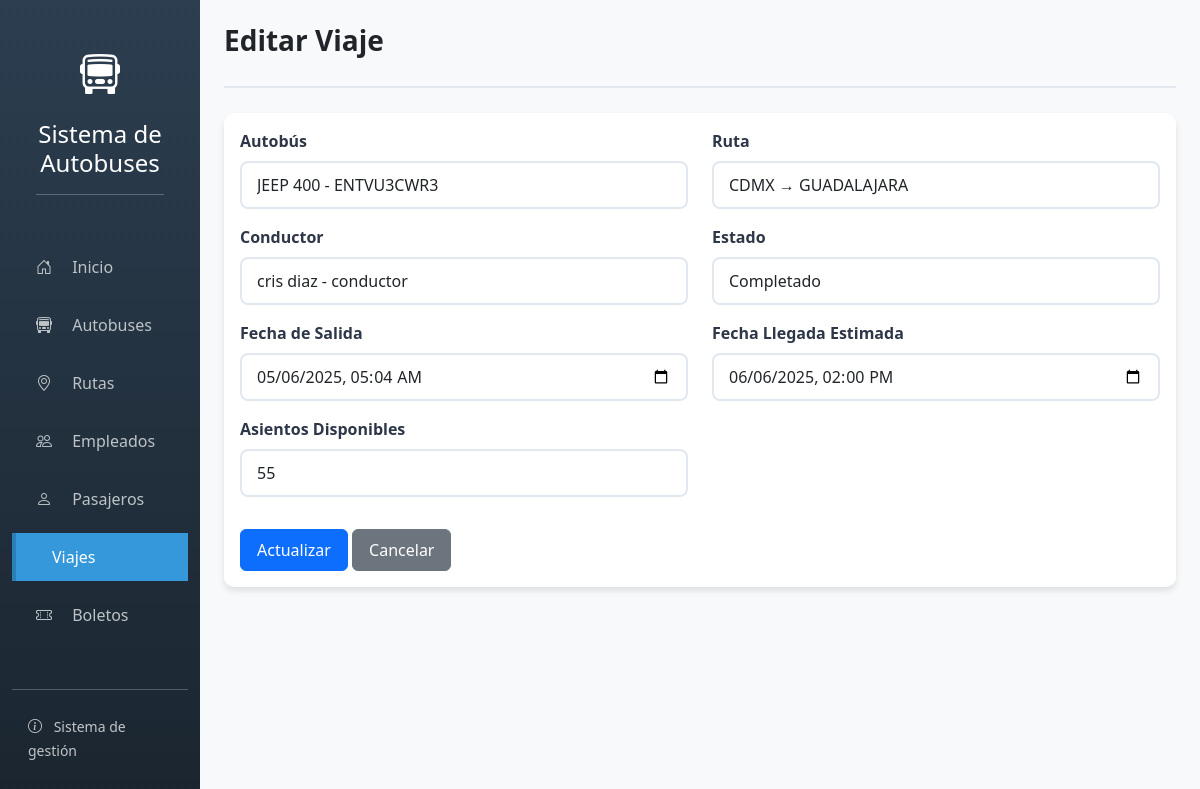
Screenshot of /viajes/editar/1/ with the database file from the repository.
### app_autobuses/models.py (models this page shows, shortened)
class Viaje(models.Model):
    ESTADOS = [
        ('programado', 'Programado'),
        ('en_curso', 'En Curso'),
        ('completado', 'Completado'),
        ('cancelado', 'Cancelado'),
    ]
    autobus = models.ForeignKey(Autobus, on_delete=models.CASCADE)
    ruta = models.ForeignKey(Ruta, on_delete=models.CASCADE)
    conductor = models.ForeignKey(Empleado, on_delete=models.CASCADE, limit_choices_to={'puesto': 'conductor'})
    fecha_salida = models.DateTimeField()
    fecha_llegada_estimada = models.DateTimeField()
    estado = models.CharField(max_length=20, choices=ESTADOS, default='programado')
    asientos_disponibles = models.IntegerField()
    class Meta:
        ordering = ['-fecha_salida']

### app_autobuses/views.py (the view)
# urls.py: path('viajes/editar/<int:id>/', views.viaje_editar, name='viaje_editar'),
def viaje_editar(request, id):
    viaje = get_object_or_404(Viaje, id=id)
    if request.method == 'POST':
        form = ViajeForm(request.POST, instance=viaje)
        if form.is_valid():
            form.save()
            messages.success(request, 'Viaje actualizado exitosamente.')
            return redirect('viaje_listar')
        else:
            messages.error(request, 'Error al actualizar el viaje.')
    else:
        form = ViajeForm(instance=viaje)
    return render(request, 'app_autobuses/viaje/editar.html', {'form': form, 'viaje': viaje})

### app_autobuses/forms.py
class ViajeForm(ModelForm):
    class Meta:
        model = Viaje
        fields = '__all__'
        widgets = {
            'autobus': forms.Select(attrs={'class': 'form-control'}),
            'ruta': forms.Select(attrs={'class': 'form-control'}),
            'conductor': forms.Select(attrs={'class': 'form-control'}),
            'fecha_salida': forms.DateTimeInput(attrs={'class': 'form-control', 'type': 'datetime-local'}),
            'fecha_llegada_estimada': forms.DateTimeInput(attrs={'class': 'form-control', 'type': 'datetime-local'}),
            'estado': forms.Select(attrs={'class': 'form-control'}),
            'asientos_disponibles': forms.NumberInput(attrs={'class': 'form-control'}),
        }
    def __init__(self, *args, **kwargs):
        super().__init__(*args, **kwargs)
        self.fields['autobus'].queryset = Autobus.objects.all()
        self.fields['ruta'].queryset = Ruta.objects.all()
        self.fields['conductor'].queryset = Empleado.objects.all()

### app_autobuses/models.py (called while the page is built)
    def __str__(self):
        return f'{self.marca} {self.modelo} - {self.placa}'

    def __str__(self):
        return f'{self.origen} → {self.destino}'

    def __str__(self):
        return f'{self.nombre} {self.apellido} - {self.puesto}'

### app_autobuses/templates/app_autobuses/viaje/editar.html (shortened to what this page needs)
{% extends 'base.html' %}
{% block header_title %}Editar Viaje{% endblock %}
{% block content %}
<div class="card">
    <div class="card-body">
        <form method="post">
            <div class="row">
                <div class="col-md-6 mb-3">
                    <label class="form-label">Autobús</label>
                    {{ form.autobus }}
                </div>
                <div class="col-md-6 mb-3">
                    <label class="form-label">Ruta</label>
                    {{ form.ruta }}
                </div>
                <div class="col-md-6 mb-3">
                    <label class="form-label">Conductor</label>
                    {{ form.conductor }}
                </div>
                <div class="col-md-6 mb-3">
                    <label class="form-label">Estado</label>
                    {{ form.estado }}
                </div>
                <div class="col-md-6 mb-3">
                    <label class="form-label">Fecha de Salida</label>
                    {{ form.fecha_salida }}
                </div>
                <div class="col-md-6 mb-3">
                    <label class="form-label">Fecha Llegada Estimada</label>
                    {{ form.fecha_llegada_estimada }}
                </div>
                <div class="col-md-6 mb-3">
                    <label class="form-label">Asientos Disponibles</label>
                    {{ form.asientos_disponibles }}
                </div>
            </div>
            <div class="mt-3">
                <button type="submit" class="btn btn-primary">Actualizar</button>
                <a href="{% url 'viaje_listar' %}" class="btn btn-secondary">Cancelar</a>
            </div>
        </form>
    </div>
</div>
{% endblock %}

### app_autobuses/templates/base.html (style rules this page uses)
body { background-color: #f8f9fa; font-family: 'Segoe UI', Tahoma, Geneva, Verdana, sans-serif; }
.card { border: none; border-radius: 10px; box-shadow: 0 4px 6px rgba(0,0,0,0.1); margin-bottom: 25px; }
.btn { padding: 8px 16px; border-radius: 6px; font-weight: 500; transition: all 0.3s; }
.form-control, .form-select { padding: 10px 15px; border: 2px solid #e2e8f0; border-radius: 8px; transition: all 0.3s; }
.form-label { font-weight: 600; margin-bottom: 8px; color: #2d3748; }

### rows the page displays
Viaje: autobus "JEEP 400 - ENTVU3CWR3", ruta "CDMX → GUADALAJARA", conductor "cris diaz - conductor", estado "Completado", fecha_salida "05/06/2025 05:04", fecha_llegada_estimada "06/06/2025 14:00", asientos_disponibles "55"
